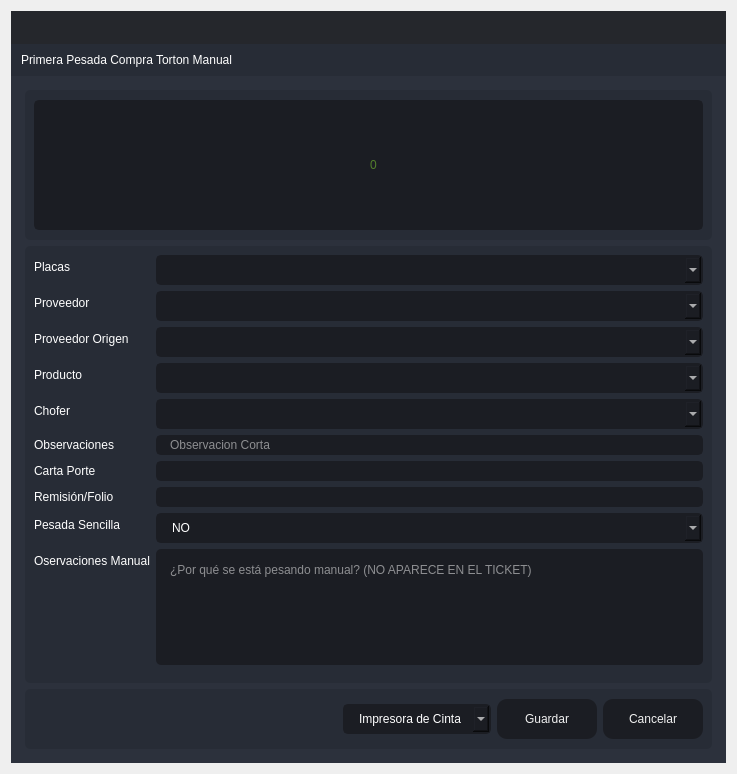
<?xml version="1.0" encoding="UTF-8"?>
<ui version="4.0">
 <class>PrimeraPTA</class>
 <widget class="QDialog" name="PrimeraPTA">
  <property name="windowModality">
   <enum>Qt::ApplicationModal</enum>
  </property>
  <property name="geometry">
   <rect>
    <x>0</x>
    <y>0</y>
    <width>737</width>
    <height>774</height>
   </rect>
  </property>
  <property name="minimumSize">
   <size>
    <width>737</width>
    <height>774</height>
   </size>
  </property>
  <property name="maximumSize">
   <size>
    <width>737</width>
    <height>774</height>
   </size>
  </property>
  <property name="windowTitle">
   <string>Primera Pesada Compra Torton Manual</string>
  </property>
  <layout class="QVBoxLayout" name="verticalLayout_6">
   <item>
    <widget class="QFrame" name="frame_main">
     <property name="styleSheet">
      <string notr="true">/* LINE EDIT */
QLineEdit {
	background-color: rgb(27, 29, 35);
	border-radius: 5px;
	border: 2px solid rgb(27, 29, 35);
	padding-left: 10px;
}
QLineEdit:hover {
	border: 2px solid rgb(64, 71, 88);
}
QLineEdit:focus {
	border: 2px solid rgb(91, 101, 124);
}

/* SCROLL BARS */
QScrollBar:horizontal {
    border: none;
    background: rgb(52, 59, 72);
    height: 14px;
    margin: 0px 21px 0 21px;
	border-radius: 0px;
}
QScrollBar::handle:horizontal {
    background: rgb(85, 170, 255);
    min-width: 25px;
	border-radius: 7px
}
QScrollBar::add-line:horizontal {
    border: none;
    background: rgb(55, 63, 77);
    width: 20px;
	border-top-right-radius: 7px;
    border-bottom-right-radius: 7px;
    subcontrol-position: right;
    subcontrol-origin: margin;
}
QScrollBar::sub-line:horizontal {
    border: none;
    background: rgb(55, 63, 77);
    width: 20px;
	border-top-left-radius: 7px;
    border-bottom-left-radius: 7px;
    subcontrol-position: left;
    subcontrol-origin: margin;
}
QScrollBar::up-arrow:horizontal, QScrollBar::down-arrow:horizontal
{
     background: none;
}
QScrollBar::add-page:horizontal, QScrollBar::sub-page:horizontal
{
     background: none;
}
 QScrollBar:vertical {
	border: none;
    background: rgb(52, 59, 72);
    width: 14px;
    margin: 21px 0 21px 0;
	border-radius: 0px;
 }
 QScrollBar::handle:vertical {	
	background: rgb(85, 170, 255);
    min-height: 25px;
	border-radius: 7px
 }
 QScrollBar::add-line:vertical {
     border: none;
    background: rgb(55, 63, 77);
     height: 20px;
	border-bottom-left-radius: 7px;
    border-bottom-right-radius: 7px;
     subcontrol-position: bottom;
     subcontrol-origin: margin;
 }
 QScrollBar::sub-line:vertical {
	border: none;
    background: rgb(55, 63, 77);
     height: 20px;
	border-top-left-radius: 7px;
    border-top-right-radius: 7px;
     subcontrol-position: top;
     subcontrol-origin: margin;
 }
 QScrollBar::up-arrow:vertical, QScrollBar::down-arrow:vertical {
     background: none;
 }

 QScrollBar::add-page:vertical, QScrollBar::sub-page:vertical {
     background: none;
 }

/* CHECKBOX */
QCheckBox::indicator {
    border: 3px solid rgb(52, 59, 72);
	width: 15px;
	height: 15px;
	border-radius: 10px;
    background: rgb(44, 49, 60);
}
QCheckBox::indicator:hover {
    border: 3px solid rgb(58, 66, 81);
}
QCheckBox::indicator:checked {
    background: 3px solid rgb(52, 59, 72);
	border: 3px solid rgb(52, 59, 72);	
	background-image: url(:/16x16/icons/16x16/cil-check-alt.png);
}

/* RADIO BUTTON */
QRadioButton::indicator {
    border: 3px solid rgb(52, 59, 72);
	width: 15px;
	height: 15px;
	border-radius: 10px;
    background: rgb(44, 49, 60);
}
QRadioButton::indicator:hover {
    border: 3px solid rgb(58, 66, 81);
}
QRadioButton::indicator:checked {
    background: 3px solid rgb(94, 106, 130);
	border: 3px solid rgb(52, 59, 72);	
}

/* COMBOBOX */
QComboBox{
	background-color: rgb(27, 29, 35);
	border-radius: 5px;
	border: 2px solid rgb(27, 29, 35);
	padding: 5px;
	padding-left: 10px;
}
QComboBox:hover{
	border: 2px solid rgb(64, 71, 88);
}
QComboBox::drop-down {
	subcontrol-origin: padding;
	subcontrol-position: top right;
	width: 25px; 
	border-left-width: 3px;
	border-left-color: rgba(39, 44, 54, 150);
	border-left-style: solid;
	border-top-right-radius: 3px;
	border-bottom-right-radius: 3px;	
	background-image: url(:/16x16/icons/16x16/cil-arrow-bottom.png);
	background-position: center;
	background-repeat: no-reperat;
 }
QComboBox QAbstractItemView {
	color: rgb(85, 170, 255);	
	background-color: rgb(27, 29, 35);
	padding: 10px;
	selection-background-color: rgb(39, 44, 54);
}

/* SLIDERS */
QSlider::groove:horizontal {
    border-radius: 9px;
    height: 18px;
	margin: 0px;
	background-color: rgb(52, 59, 72);
}
QSlider::groove:horizontal:hover {
	background-color: rgb(55, 62, 76);
}
QSlider::handle:horizontal {
    background-color: rgb(85, 170, 255);
    border: none;
    height: 18px;
    width: 18px;
    margin: 0px;
	border-radius: 9px;
}
QSlider::handle:horizontal:hover {
    background-color: rgb(105, 180, 255);
}
QSlider::handle:horizontal:pressed {
    background-color: rgb(65, 130, 195);
}

QSlider::groove:vertical {
    border-radius: 9px;
    width: 18px;
    margin: 0px;
	background-color: rgb(52, 59, 72);
}
QSlider::groove:vertical:hover {
	background-color: rgb(55, 62, 76);
}
QSlider::handle:vertical {
    background-color: rgb(85, 170, 255);
	border: none;
    height: 18px;
    width: 18px;
    margin: 0px;
	border-radius: 9px;
}
QSlider::handle:vertical:hover {
    background-color: rgb(105, 180, 255);
}
QSlider::handle:vertical:pressed {
    background-color: rgb(65, 130, 195);
}

</string>
     </property>
     <property name="frameShape">
      <enum>QFrame::NoFrame</enum>
     </property>
     <property name="frameShadow">
      <enum>QFrame::Raised</enum>
     </property>
     <layout class="QVBoxLayout" name="verticalLayout">
      <property name="spacing">
       <number>0</number>
      </property>
      <property name="leftMargin">
       <number>0</number>
      </property>
      <property name="topMargin">
       <number>0</number>
      </property>
      <property name="rightMargin">
       <number>0</number>
      </property>
      <property name="bottomMargin">
       <number>0</number>
      </property>
      <item>
       <widget class="QFrame" name="frame_top">
        <property name="minimumSize">
         <size>
          <width>0</width>
          <height>65</height>
         </size>
        </property>
        <property name="maximumSize">
         <size>
          <width>16777215</width>
          <height>65</height>
         </size>
        </property>
        <property name="styleSheet">
         <string notr="true">background-color: transparent;</string>
        </property>
        <property name="frameShape">
         <enum>QFrame::NoFrame</enum>
        </property>
        <property name="frameShadow">
         <enum>QFrame::Raised</enum>
        </property>
        <layout class="QHBoxLayout" name="horizontalLayout_3">
         <property name="spacing">
          <number>0</number>
         </property>
         <property name="leftMargin">
          <number>0</number>
         </property>
         <property name="topMargin">
          <number>0</number>
         </property>
         <property name="rightMargin">
          <number>0</number>
         </property>
         <property name="bottomMargin">
          <number>0</number>
         </property>
         <item>
          <widget class="QFrame" name="frame_toggle">
           <property name="maximumSize">
            <size>
             <width>70</width>
             <height>16777215</height>
            </size>
           </property>
           <property name="styleSheet">
            <string notr="true">background-color: rgb(27, 29, 35);</string>
           </property>
           <property name="frameShape">
            <enum>QFrame::NoFrame</enum>
           </property>
           <property name="frameShadow">
            <enum>QFrame::Raised</enum>
           </property>
           <layout class="QVBoxLayout" name="verticalLayout_3">
            <property name="spacing">
             <number>0</number>
            </property>
            <property name="leftMargin">
             <number>0</number>
            </property>
            <property name="topMargin">
             <number>0</number>
            </property>
            <property name="rightMargin">
             <number>0</number>
            </property>
            <property name="bottomMargin">
             <number>0</number>
            </property>
           </layout>
          </widget>
         </item>
         <item>
          <widget class="QFrame" name="frame_top_right">
           <property name="styleSheet">
            <string notr="true">background: transparent;</string>
           </property>
           <property name="frameShape">
            <enum>QFrame::NoFrame</enum>
           </property>
           <property name="frameShadow">
            <enum>QFrame::Raised</enum>
           </property>
           <layout class="QVBoxLayout" name="verticalLayout_2">
            <property name="spacing">
             <number>0</number>
            </property>
            <property name="leftMargin">
             <number>0</number>
            </property>
            <property name="topMargin">
             <number>0</number>
            </property>
            <property name="rightMargin">
             <number>0</number>
            </property>
            <property name="bottomMargin">
             <number>0</number>
            </property>
            <item>
             <widget class="QFrame" name="frame_top_btns">
              <property name="maximumSize">
               <size>
                <width>16777215</width>
                <height>42</height>
               </size>
              </property>
              <property name="styleSheet">
               <string notr="true">background-color: rgba(27, 29, 35, 200)</string>
              </property>
              <property name="frameShape">
               <enum>QFrame::NoFrame</enum>
              </property>
              <property name="frameShadow">
               <enum>QFrame::Raised</enum>
              </property>
              <layout class="QHBoxLayout" name="horizontalLayout_4">
               <property name="spacing">
                <number>0</number>
               </property>
               <property name="leftMargin">
                <number>0</number>
               </property>
               <property name="topMargin">
                <number>0</number>
               </property>
               <property name="rightMargin">
                <number>0</number>
               </property>
               <property name="bottomMargin">
                <number>0</number>
               </property>
               <item>
                <widget class="QFrame" name="frame_label_top_btns">
                 <property name="sizePolicy">
                  <sizepolicy hsizetype="Expanding" vsizetype="Preferred">
                   <horstretch>0</horstretch>
                   <verstretch>0</verstretch>
                  </sizepolicy>
                 </property>
                 <property name="frameShape">
                  <enum>QFrame::NoFrame</enum>
                 </property>
                 <property name="frameShadow">
                  <enum>QFrame::Raised</enum>
                 </property>
                 <layout class="QHBoxLayout" name="horizontalLayout_10">
                  <property name="spacing">
                   <number>0</number>
                  </property>
                  <property name="leftMargin">
                   <number>5</number>
                  </property>
                  <property name="topMargin">
                   <number>0</number>
                  </property>
                  <property name="rightMargin">
                   <number>10</number>
                  </property>
                  <property name="bottomMargin">
                   <number>0</number>
                  </property>
                 </layout>
                </widget>
               </item>
               <item alignment="Qt::AlignRight">
                <widget class="QFrame" name="frame_btns_right">
                 <property name="sizePolicy">
                  <sizepolicy hsizetype="Expanding" vsizetype="Preferred">
                   <horstretch>0</horstretch>
                   <verstretch>0</verstretch>
                  </sizepolicy>
                 </property>
                 <property name="maximumSize">
                  <size>
                   <width>120</width>
                   <height>16777215</height>
                  </size>
                 </property>
                 <property name="frameShape">
                  <enum>QFrame::NoFrame</enum>
                 </property>
                 <property name="frameShadow">
                  <enum>QFrame::Raised</enum>
                 </property>
                 <layout class="QHBoxLayout" name="horizontalLayout_5">
                  <property name="spacing">
                   <number>0</number>
                  </property>
                  <property name="leftMargin">
                   <number>0</number>
                  </property>
                  <property name="topMargin">
                   <number>0</number>
                  </property>
                  <property name="rightMargin">
                   <number>0</number>
                  </property>
                  <property name="bottomMargin">
                   <number>0</number>
                  </property>
                 </layout>
                </widget>
               </item>
              </layout>
             </widget>
            </item>
            <item>
             <widget class="QFrame" name="frame_top_info">
              <property name="maximumSize">
               <size>
                <width>16777215</width>
                <height>65</height>
               </size>
              </property>
              <property name="styleSheet">
               <string notr="true">background-color: rgb(39, 44, 54);</string>
              </property>
              <property name="frameShape">
               <enum>QFrame::NoFrame</enum>
              </property>
              <property name="frameShadow">
               <enum>QFrame::Raised</enum>
              </property>
              <layout class="QHBoxLayout" name="horizontalLayout_8">
               <property name="spacing">
                <number>0</number>
               </property>
               <property name="leftMargin">
                <number>10</number>
               </property>
               <property name="topMargin">
                <number>0</number>
               </property>
               <property name="rightMargin">
                <number>10</number>
               </property>
               <property name="bottomMargin">
                <number>0</number>
               </property>
               <item>
                <widget class="QLabel" name="label">
                 <property name="styleSheet">
                  <string notr="true">font: 75 16pt &quot;MS Shell Dlg 2&quot;;
color: rgb(255, 255, 255);</string>
                 </property>
                 <property name="text">
                  <string>Primera Pesada Compra Torton Manual</string>
                 </property>
                </widget>
               </item>
              </layout>
             </widget>
            </item>
           </layout>
          </widget>
         </item>
        </layout>
       </widget>
      </item>
      <item>
       <widget class="QFrame" name="frame_center">
        <property name="sizePolicy">
         <sizepolicy hsizetype="Expanding" vsizetype="Expanding">
          <horstretch>0</horstretch>
          <verstretch>0</verstretch>
         </sizepolicy>
        </property>
        <property name="styleSheet">
         <string notr="true">background-color: rgb(40, 44, 52);</string>
        </property>
        <property name="frameShape">
         <enum>QFrame::NoFrame</enum>
        </property>
        <property name="frameShadow">
         <enum>QFrame::Raised</enum>
        </property>
        <layout class="QHBoxLayout" name="horizontalLayout_2">
         <property name="spacing">
          <number>0</number>
         </property>
         <property name="leftMargin">
          <number>0</number>
         </property>
         <property name="topMargin">
          <number>0</number>
         </property>
         <property name="rightMargin">
          <number>0</number>
         </property>
         <property name="bottomMargin">
          <number>0</number>
         </property>
         <item>
          <widget class="QFrame" name="frame_content_right">
           <property name="styleSheet">
            <string notr="true">background-color: rgb(44, 49, 60);</string>
           </property>
           <property name="frameShape">
            <enum>QFrame::NoFrame</enum>
           </property>
           <property name="frameShadow">
            <enum>QFrame::Raised</enum>
           </property>
           <layout class="QVBoxLayout" name="verticalLayout_4">
            <property name="spacing">
             <number>0</number>
            </property>
            <property name="leftMargin">
             <number>0</number>
            </property>
            <property name="topMargin">
             <number>0</number>
            </property>
            <property name="rightMargin">
             <number>0</number>
            </property>
            <property name="bottomMargin">
             <number>0</number>
            </property>
            <item>
             <widget class="QFrame" name="frame_content">
              <property name="frameShape">
               <enum>QFrame::NoFrame</enum>
              </property>
              <property name="frameShadow">
               <enum>QFrame::Raised</enum>
              </property>
              <layout class="QVBoxLayout" name="verticalLayout_9">
               <property name="spacing">
                <number>0</number>
               </property>
               <property name="leftMargin">
                <number>5</number>
               </property>
               <property name="topMargin">
                <number>5</number>
               </property>
               <property name="rightMargin">
                <number>5</number>
               </property>
               <property name="bottomMargin">
                <number>5</number>
               </property>
               <item>
                <widget class="QStackedWidget" name="stackedWidget">
                 <property name="styleSheet">
                  <string notr="true">background: transparent;</string>
                 </property>
                 <property name="currentIndex">
                  <number>0</number>
                 </property>
                 <widget class="QWidget" name="page_home">
                  <layout class="QVBoxLayout" name="verticalLayout_10">
                   <item>
                    <widget class="QFrame" name="frame_3">
                     <property name="minimumSize">
                      <size>
                       <width>0</width>
                       <height>150</height>
                      </size>
                     </property>
                     <property name="maximumSize">
                      <size>
                       <width>16777215</width>
                       <height>150</height>
                      </size>
                     </property>
                     <property name="styleSheet">
                      <string notr="true">background-color: rgb(39, 44, 54);
border-radius: 5px;</string>
                     </property>
                     <property name="frameShape">
                      <enum>QFrame::StyledPanel</enum>
                     </property>
                     <property name="frameShadow">
                      <enum>QFrame::Raised</enum>
                     </property>
                     <layout class="QVBoxLayout" name="verticalLayout_11">
                      <item>
                       <layout class="QVBoxLayout" name="verticalLayout_8">
                        <item>
                         <widget class="QLineEdit" name="Peso">
                          <property name="minimumSize">
                           <size>
                            <width>0</width>
                            <height>130</height>
                           </size>
                          </property>
                          <property name="maximumSize">
                           <size>
                            <width>16777215</width>
                            <height>130</height>
                           </size>
                          </property>
                          <property name="styleSheet">
                           <string notr="true">QLineEdit {
	background-color: rgb(27, 29, 35);
	border-radius: 5px;
	border: 2px solid rgb(27, 29, 35);
	padding-left: 10px;
	font: 75 80pt &quot;MS Shell Dlg 2&quot;;	
	color: rgb(138, 226, 52);
}
QLineEdit:hover {
	border: 2px solid rgb(64, 71, 88);
}
QLineEdit:focus {
	border: 2px solid rgb(91, 101, 124);
}</string>
                          </property>
                          <property name="alignment">
                           <set>Qt::AlignCenter</set>
                          </property>
                          <property name="placeholderText">
                           <string>0</string>
                          </property>
                         </widget>
                        </item>
                       </layout>
                      </item>
                     </layout>
                    </widget>
                   </item>
                   <item>
                    <widget class="QFrame" name="frame">
                     <property name="styleSheet">
                      <string notr="true">background-color: rgb(39, 44, 54);
border-radius: 5px;</string>
                     </property>
                     <property name="frameShape">
                      <enum>QFrame::StyledPanel</enum>
                     </property>
                     <property name="frameShadow">
                      <enum>QFrame::Raised</enum>
                     </property>
                     <layout class="QVBoxLayout" name="verticalLayout_5">
                      <item>
                       <layout class="QVBoxLayout" name="verticalLayout_12">
                        <item>
                         <layout class="QFormLayout" name="formLayout">
                          <item row="0" column="0">
                           <widget class="QLabel" name="label_2">
                            <property name="styleSheet">
                             <string notr="true">color: rgb(255, 255, 255);
font: 75 12pt &quot;MS Shell Dlg 2&quot;;</string>
                            </property>
                            <property name="text">
                             <string>Placas</string>
                            </property>
                           </widget>
                          </item>
                          <item row="0" column="1">
                           <widget class="QComboBox" name="comboBox_placas">
                            <property name="styleSheet">
                             <string notr="true">QComboBox{
	background-color: rgb(27, 29, 35);
	border-radius: 5px;
	border: 2px solid rgb(27, 29, 35);
	padding: 5px;
	padding-left: 14px;
	color: rgb(255, 255, 255);
    font: 75 12pt &quot;MS Shell Dlg 2&quot;;
}
QComboBox:hover{
	border: 2px solid rgb(64, 71, 88);
}
QComboBox QAbstractItemView {
	color: rgb(85, 170, 255);	
	background-color: rgb(27, 29, 35);
	padding: 10px;
	selection-background-color: rgb(39, 44, 54);
}</string>
                            </property>
                           </widget>
                          </item>
                          <item row="1" column="0">
                           <widget class="QLabel" name="label_3">
                            <property name="styleSheet">
                             <string notr="true">color: rgb(255, 255, 255);
font: 75 12pt &quot;MS Shell Dlg 2&quot;;</string>
                            </property>
                            <property name="text">
                             <string>Proveedor</string>
                            </property>
                           </widget>
                          </item>
                          <item row="1" column="1">
                           <widget class="QComboBox" name="comboBox_proveedor">
                            <property name="styleSheet">
                             <string notr="true">QComboBox{
	background-color: rgb(27, 29, 35);
	border-radius: 5px;
	border: 2px solid rgb(27, 29, 35);
	padding: 5px;
	padding-left: 14px;
	color: rgb(255, 255, 255);
    font: 75 12pt &quot;MS Shell Dlg 2&quot;;
}
QComboBox:hover{
	border: 2px solid rgb(64, 71, 88);
}
QComboBox QAbstractItemView {
	color: rgb(85, 170, 255);	
	background-color: rgb(27, 29, 35);
	padding: 10px;
	selection-background-color: rgb(39, 44, 54);
}</string>
                            </property>
                           </widget>
                          </item>
                          <item row="2" column="0">
                           <widget class="QLabel" name="label_4">
                            <property name="styleSheet">
                             <string notr="true">color: rgb(255, 255, 255);
font: 75 12pt &quot;MS Shell Dlg 2&quot;;</string>
                            </property>
                            <property name="text">
                             <string>Proveedor Origen</string>
                            </property>
                           </widget>
                          </item>
                          <item row="2" column="1">
                           <widget class="QComboBox" name="comboBox_proveedor_origen">
                            <property name="styleSheet">
                             <string notr="true">QComboBox{
	background-color: rgb(27, 29, 35);
	border-radius: 5px;
	border: 2px solid rgb(27, 29, 35);
	padding: 5px;
	padding-left: 14px;
	color: rgb(255, 255, 255);
    font: 75 12pt &quot;MS Shell Dlg 2&quot;;
}
QComboBox:hover{
	border: 2px solid rgb(64, 71, 88);
}
QComboBox QAbstractItemView {
	color: rgb(85, 170, 255);	
	background-color: rgb(27, 29, 35);
	padding: 10px;
	selection-background-color: rgb(39, 44, 54);
}</string>
                            </property>
                           </widget>
                          </item>
                          <item row="3" column="0">
                           <widget class="QLabel" name="label_5">
                            <property name="styleSheet">
                             <string notr="true">color: rgb(255, 255, 255);
font: 75 12pt &quot;MS Shell Dlg 2&quot;;</string>
                            </property>
                            <property name="text">
                             <string>Producto</string>
                            </property>
                           </widget>
                          </item>
                          <item row="3" column="1">
                           <widget class="QComboBox" name="comboBox_productos">
                            <property name="styleSheet">
                             <string notr="true">QComboBox{
	background-color: rgb(27, 29, 35);
	border-radius: 5px;
	border: 2px solid rgb(27, 29, 35);
	padding: 5px;
	padding-left: 14px;
	color: rgb(255, 255, 255);
    font: 75 12pt &quot;MS Shell Dlg 2&quot;;
}
QComboBox:hover{
	border: 2px solid rgb(64, 71, 88);
}
QComboBox QAbstractItemView {
	color: rgb(85, 170, 255);	
	background-color: rgb(27, 29, 35);
	padding: 10px;
	selection-background-color: rgb(39, 44, 54);
}</string>
                            </property>
                           </widget>
                          </item>
                          <item row="4" column="0">
                           <widget class="QLabel" name="label_6">
                            <property name="styleSheet">
                             <string notr="true">color: rgb(255, 255, 255);
font: 75 12pt &quot;MS Shell Dlg 2&quot;;</string>
                            </property>
                            <property name="text">
                             <string>Chofer</string>
                            </property>
                           </widget>
                          </item>
                          <item row="4" column="1">
                           <widget class="QComboBox" name="comboBox_operador">
                            <property name="styleSheet">
                             <string notr="true">QComboBox{
	background-color: rgb(27, 29, 35);
	border-radius: 5px;
	border: 2px solid rgb(27, 29, 35);
	padding: 5px;
	padding-left: 14px;
	color: rgb(255, 255, 255);
    font: 75 12pt &quot;MS Shell Dlg 2&quot;;
}
QComboBox:hover{
	border: 2px solid rgb(64, 71, 88);
}
QComboBox QAbstractItemView {
	color: rgb(85, 170, 255);	
	background-color: rgb(27, 29, 35);
	padding: 10px;
	selection-background-color: rgb(39, 44, 54);
}</string>
                            </property>
                           </widget>
                          </item>
                          <item row="5" column="0">
                           <widget class="QLabel" name="label_7">
                            <property name="styleSheet">
                             <string notr="true">color: rgb(255, 255, 255);
font: 75 12pt &quot;MS Shell Dlg 2&quot;;</string>
                            </property>
                            <property name="text">
                             <string>Observaciones</string>
                            </property>
                           </widget>
                          </item>
                          <item row="6" column="0">
                           <widget class="QLabel" name="label_8">
                            <property name="styleSheet">
                             <string notr="true">color: rgb(255, 255, 255);
font: 75 12pt &quot;MS Shell Dlg 2&quot;;</string>
                            </property>
                            <property name="text">
                             <string>Carta Porte</string>
                            </property>
                           </widget>
                          </item>
                          <item row="6" column="1">
                           <widget class="QLineEdit" name="cartaporte">
                            <property name="styleSheet">
                             <string notr="true">QLineEdit {
	background-color: rgb(27, 29, 35);
	border-radius: 5px;
	border: 2px solid rgb(27, 29, 35);
	padding-left: 10px;
	font: 75 12pt &quot;MS Shell Dlg 2&quot;;
	color: rgb(255, 255, 255);
}
QLineEdit:hover {
	border: 2px solid rgb(64, 71, 88);
}
QLineEdit:focus {
	border: 2px solid rgb(91, 101, 124);
}</string>
                            </property>
                           </widget>
                          </item>
                          <item row="7" column="0">
                           <widget class="QLabel" name="label_10">
                            <property name="styleSheet">
                             <string notr="true">color: rgb(255, 255, 255);
font: 75 12pt &quot;MS Shell Dlg 2&quot;;</string>
                            </property>
                            <property name="text">
                             <string>Remisión/Folio</string>
                            </property>
                           </widget>
                          </item>
                          <item row="7" column="1">
                           <widget class="QLineEdit" name="folio">
                            <property name="styleSheet">
                             <string notr="true">QLineEdit {
	background-color: rgb(27, 29, 35);
	border-radius: 5px;
	border: 2px solid rgb(27, 29, 35);
	padding-left: 10px;
	font: 75 12pt &quot;MS Shell Dlg 2&quot;;
	color: rgb(255, 255, 255);
}
QLineEdit:hover {
	border: 2px solid rgb(64, 71, 88);
}
QLineEdit:focus {
	border: 2px solid rgb(91, 101, 124);
}</string>
                            </property>
                           </widget>
                          </item>
                          <item row="9" column="0">
                           <widget class="QLabel" name="label_9">
                            <property name="styleSheet">
                             <string notr="true">color: rgb(255, 255, 255);
font: 75 12pt &quot;MS Shell Dlg 2&quot;;</string>
                            </property>
                            <property name="text">
                             <string>Oservaciones Manual</string>
                            </property>
                           </widget>
                          </item>
                          <item row="10" column="0">
                           <widget class="Line" name="line">
                            <property name="orientation">
                             <enum>Qt::Horizontal</enum>
                            </property>
                           </widget>
                          </item>
                          <item row="9" column="1">
                           <widget class="QPlainTextEdit" name="Observaciones_Manual">
                            <property name="styleSheet">
                             <string notr="true">QPlainTextEdit {
	background-color: rgb(27, 29, 35);
	border-radius: 5px;
	padding: 10px;
    color: rgb(255, 255, 255);
	font: 75 12pt &quot;MS Shell Dlg 2&quot;;
}
QPlainTextEdit:hover {
	border: 2px solid rgb(64, 71, 88);
}
QPlainTextEdit:focus {
	border: 2px solid rgb(91, 101, 124);
}</string>
                            </property>
                            <property name="placeholderText">
                             <string>¿Por qué se está pesando manual? (NO APARECE EN EL TICKET)</string>
                            </property>
                           </widget>
                          </item>
                          <item row="5" column="1">
                           <widget class="QLineEdit" name="observaciones">
                            <property name="styleSheet">
                             <string notr="true">QLineEdit {
	background-color: rgb(27, 29, 35);
	border-radius: 5px;
	border: 2px solid rgb(27, 29, 35);
	padding-left: 10px;
	font: 75 12pt &quot;MS Shell Dlg 2&quot;;
	color: rgb(255, 255, 255);
}
QLineEdit:hover {
	border: 2px solid rgb(64, 71, 88);
}
QLineEdit:focus {
	border: 2px solid rgb(91, 101, 124);
}</string>
                            </property>
                            <property name="maxLength">
                             <number>125</number>
                            </property>
                            <property name="placeholderText">
                             <string>Observacion Corta</string>
                            </property>
                           </widget>
                          </item>
                          <item row="8" column="0">
                           <widget class="QLabel" name="label_11">
                            <property name="styleSheet">
                             <string notr="true">color: rgb(255, 255, 255);
font: 75 12pt &quot;MS Shell Dlg 2&quot;;</string>
                            </property>
                            <property name="text">
                             <string>Pesada Sencilla</string>
                            </property>
                           </widget>
                          </item>
                          <item row="8" column="1">
                           <widget class="QComboBox" name="comboBox_PesadaSencilla">
                            <property name="styleSheet">
                             <string notr="true">QComboBox{
	background-color: rgb(27, 29, 35);
	border-radius: 5px;
	border: 2px solid rgb(27, 29, 35);
	padding: 5px;
	padding-left: 14px;
	color: rgb(255, 255, 255);
    font: 75 12pt &quot;MS Shell Dlg 2&quot;;
}
QComboBox:hover{
	border: 2px solid rgb(64, 71, 88);
}
QComboBox QAbstractItemView {
	color: rgb(85, 170, 255);	
	background-color: rgb(27, 29, 35);
	padding: 10px;
	selection-background-color: rgb(39, 44, 54);
}</string>
                            </property>
                            <item>
                             <property name="text">
                              <string>NO</string>
                             </property>
                            </item>
                            <item>
                             <property name="text">
                              <string>SI</string>
                             </property>
                            </item>
                           </widget>
                          </item>
                         </layout>
                        </item>
                       </layout>
                      </item>
                     </layout>
                    </widget>
                   </item>
                   <item>
                    <widget class="QFrame" name="frame_2">
                     <property name="minimumSize">
                      <size>
                       <width>0</width>
                       <height>60</height>
                      </size>
                     </property>
                     <property name="maximumSize">
                      <size>
                       <width>16777215</width>
                       <height>60</height>
                      </size>
                     </property>
                     <property name="styleSheet">
                      <string notr="true">background-color: rgb(39, 44, 54);
border-radius: 5px;</string>
                     </property>
                     <property name="frameShape">
                      <enum>QFrame::StyledPanel</enum>
                     </property>
                     <property name="frameShadow">
                      <enum>QFrame::Raised</enum>
                     </property>
                     <layout class="QHBoxLayout" name="horizontalLayout_9">
                      <item>
                       <layout class="QGridLayout" name="gridLayout">
                        <item row="0" column="2">
                         <widget class="QPushButton" name="btn_guardar">
                          <property name="minimumSize">
                           <size>
                            <width>100</width>
                            <height>40</height>
                           </size>
                          </property>
                          <property name="styleSheet">
                           <string notr="true">QPushButton {
	border-color: rgb(27, 29, 35);
	font: 75 10pt &quot;MS Shell Dlg 2&quot;;
	color: rgb(240, 240, 240);
	background-color: rgb(27, 29, 35);
	border: 0px solid;
	border-radius: 10px;	
}
QPushButton:hover {
	background-color:rgb(44, 49, 60);
	border-color: rgb(27, 29, 35);
	border: 2px solid;
}</string>
                          </property>
                          <property name="text">
                           <string>Guardar</string>
                          </property>
                         </widget>
                        </item>
                        <item row="0" column="3">
                         <widget class="QPushButton" name="btnr">
                          <property name="minimumSize">
                           <size>
                            <width>100</width>
                            <height>40</height>
                           </size>
                          </property>
                          <property name="styleSheet">
                           <string notr="true">QPushButton {
	border-color: rgb(27, 29, 35);
	font: 75 10pt &quot;MS Shell Dlg 2&quot;;
	color: rgb(240, 240, 240);
	background-color: rgb(27, 29, 35);
	border: 0px solid;
	border-radius: 10px;	
}
QPushButton:hover {
	background-color:rgb(44, 49, 60);
	border-color: rgb(27, 29, 35);
	border: 2px solid;
}</string>
                          </property>
                          <property name="text">
                           <string>Cancelar</string>
                          </property>
                         </widget>
                        </item>
                        <item row="0" column="0">
                         <spacer name="horizontalSpacer">
                          <property name="orientation">
                           <enum>Qt::Horizontal</enum>
                          </property>
                          <property name="sizeHint" stdset="0">
                           <size>
                            <width>40</width>
                            <height>20</height>
                           </size>
                          </property>
                         </spacer>
                        </item>
                        <item row="0" column="1">
                         <widget class="QComboBox" name="comboBox_impresora">
                          <property name="styleSheet">
                           <string notr="true">QComboBox{
	background-color: rgb(27, 29, 35);
	border-radius: 5px;
	border: 2px solid rgb(27, 29, 35);
	padding: 5px;
	padding-left: 14px;
	color: rgb(255, 255, 255);
    font: 75 12pt &quot;MS Shell Dlg 2&quot;;
}
QComboBox:hover{
	border: 2px solid rgb(64, 71, 88);
}
QComboBox QAbstractItemView {
	color: rgb(85, 170, 255);	
	background-color: rgb(27, 29, 35);
	padding: 10px;
	selection-background-color: rgb(39, 44, 54);
}</string>
                          </property>
                          <item>
                           <property name="text">
                            <string>Impresora de Cinta</string>
                           </property>
                          </item>
                          <item>
                           <property name="text">
                            <string>Impresora Windows</string>
                           </property>
                          </item>
                         </widget>
                        </item>
                       </layout>
                      </item>
                     </layout>
                    </widget>
                   </item>
                  </layout>
                 </widget>
                </widget>
               </item>
              </layout>
             </widget>
            </item>
           </layout>
          </widget>
         </item>
        </layout>
       </widget>
      </item>
     </layout>
    </widget>
   </item>
  </layout>
 </widget>
 <tabstops>
  <tabstop>Peso</tabstop>
  <tabstop>comboBox_placas</tabstop>
  <tabstop>comboBox_proveedor</tabstop>
  <tabstop>comboBox_proveedor_origen</tabstop>
  <tabstop>comboBox_productos</tabstop>
  <tabstop>comboBox_operador</tabstop>
  <tabstop>observaciones</tabstop>
  <tabstop>cartaporte</tabstop>
  <tabstop>folio</tabstop>
  <tabstop>Observaciones_Manual</tabstop>
  <tabstop>btn_guardar</tabstop>
  <tabstop>btnr</tabstop>
 </tabstops>
 <resources/>
 <connections/>
</ui>
